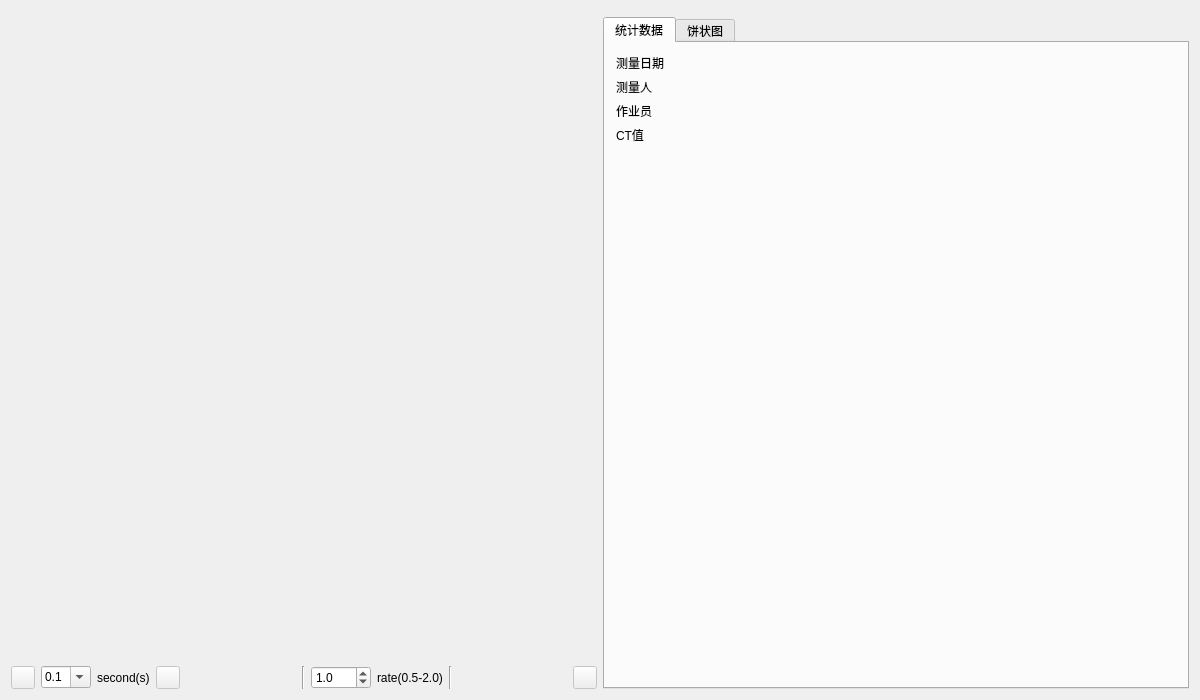
<?xml version="1.0" encoding="UTF-8"?>
<ui version="4.0">
 <class>VideoAnalysis</class>
 <widget class="VideoAnalysis" name="VideoAnalysis">
  <property name="geometry">
   <rect>
    <x>0</x>
    <y>0</y>
    <width>1200</width>
    <height>700</height>
   </rect>
  </property>
  <layout class="QVBoxLayout" name="verticalLayout_3">
   <item>
    <widget class="FormWidget" name="form" native="true"/>
   </item>
   <item>
    <layout class="QHBoxLayout" name="horizontalLayout_4">
     <item>
      <layout class="QVBoxLayout" name="verticalLayout" stretch="1,0">
       <property name="spacing">
        <number>1</number>
       </property>
       <item>
        <widget class="video_widget" name="video_player" native="true"/>
       </item>
       <item>
        <layout class="QHBoxLayout" name="horizontalLayout">
         <property name="sizeConstraint">
          <enum>QLayout::SetMinimumSize</enum>
         </property>
         <item>
          <widget class="QToolButton" name="button_sec_backward">
           <property name="enabled">
            <bool>false</bool>
           </property>
           <property name="text">
            <string/>
           </property>
           <property name="checkable">
            <bool>false</bool>
           </property>
          </widget>
         </item>
         <item>
          <widget class="QComboBox" name="combo_second">
           <property name="sizePolicy">
            <sizepolicy hsizetype="MinimumExpanding" vsizetype="Fixed">
             <horstretch>0</horstretch>
             <verstretch>0</verstretch>
            </sizepolicy>
           </property>
           <property name="maximumSize">
            <size>
             <width>50</width>
             <height>16777215</height>
            </size>
           </property>
           <property name="editable">
            <bool>true</bool>
           </property>
           <item>
            <property name="text">
             <string>0.1</string>
            </property>
           </item>
           <item>
            <property name="text">
             <string>1</string>
            </property>
           </item>
           <item>
            <property name="text">
             <string>10</string>
            </property>
           </item>
          </widget>
         </item>
         <item>
          <widget class="QLabel" name="label">
           <property name="maximumSize">
            <size>
             <width>80</width>
             <height>16777215</height>
            </size>
           </property>
           <property name="text">
            <string>second(s)</string>
           </property>
          </widget>
         </item>
         <item>
          <widget class="QToolButton" name="button_sec_forward">
           <property name="enabled">
            <bool>false</bool>
           </property>
           <property name="toolTip">
            <string>&lt;html&gt;&lt;head/&gt;&lt;body&gt;&lt;p&gt;&lt;br/&gt;&lt;/p&gt;&lt;/body&gt;&lt;/html&gt;</string>
           </property>
           <property name="text">
            <string/>
           </property>
          </widget>
         </item>
         <item>
          <spacer name="horizontalSpacer">
           <property name="orientation">
            <enum>Qt::Horizontal</enum>
           </property>
           <property name="sizeHint" stdset="0">
            <size>
             <width>40</width>
             <height>20</height>
            </size>
           </property>
          </spacer>
         </item>
         <item>
          <widget class="Line" name="line_6">
           <property name="orientation">
            <enum>Qt::Vertical</enum>
           </property>
          </widget>
         </item>
         <item>
          <widget class="QDoubleSpinBox" name="spinbox_rate">
           <property name="minimumSize">
            <size>
             <width>60</width>
             <height>0</height>
            </size>
           </property>
           <property name="maximumSize">
            <size>
             <width>60</width>
             <height>16777215</height>
            </size>
           </property>
           <property name="decimals">
            <number>1</number>
           </property>
           <property name="minimum">
            <double>0.500000000000000</double>
           </property>
           <property name="maximum">
            <double>2.000000000000000</double>
           </property>
           <property name="singleStep">
            <double>0.100000000000000</double>
           </property>
           <property name="value">
            <double>1.000000000000000</double>
           </property>
          </widget>
         </item>
         <item>
          <widget class="QLabel" name="label_2">
           <property name="text">
            <string>rate(0.5-2.0)</string>
           </property>
          </widget>
         </item>
         <item>
          <widget class="Line" name="line">
           <property name="orientation">
            <enum>Qt::Vertical</enum>
           </property>
          </widget>
         </item>
         <item>
          <spacer name="horizontalSpacer_6">
           <property name="orientation">
            <enum>Qt::Horizontal</enum>
           </property>
           <property name="sizeHint" stdset="0">
            <size>
             <width>40</width>
             <height>20</height>
            </size>
           </property>
          </spacer>
         </item>
         <item>
          <widget class="QToolButton" name="button_mark">
           <property name="enabled">
            <bool>false</bool>
           </property>
           <property name="toolTip">
            <string>&lt;html&gt;&lt;head/&gt;&lt;body&gt;&lt;p&gt;标记(Ctrl + M)&lt;/p&gt;&lt;/body&gt;&lt;/html&gt;</string>
           </property>
           <property name="styleSheet">
            <string notr="true"/>
           </property>
           <property name="text">
            <string/>
           </property>
           <property name="icon">
            <iconset>
             <normaloff>../icon/mark.png</normaloff>../icon/mark.png</iconset>
           </property>
          </widget>
         </item>
        </layout>
       </item>
      </layout>
     </item>
     <item>
      <widget class="QTabWidget" name="chart">
       <property name="currentIndex">
        <number>0</number>
       </property>
       <widget class="QWidget" name="stats">
        <attribute name="title">
         <string>统计数据</string>
        </attribute>
        <layout class="QVBoxLayout" name="verticalLayout_2">
         <item>
          <layout class="QHBoxLayout" name="horizontalLayout_2">
           <item>
            <layout class="QGridLayout" name="gridLayout">
             <item row="0" column="0">
              <widget class="QLabel" name="label_5">
               <property name="minimumSize">
                <size>
                 <width>65</width>
                 <height>0</height>
                </size>
               </property>
               <property name="text">
                <string>测量日期</string>
               </property>
              </widget>
             </item>
             <item row="0" column="1">
              <widget class="QLabel" name="measure_date">
               <property name="minimumSize">
                <size>
                 <width>80</width>
                 <height>0</height>
                </size>
               </property>
               <property name="text">
                <string/>
               </property>
              </widget>
             </item>
             <item row="1" column="0">
              <widget class="QLabel" name="label_7">
               <property name="minimumSize">
                <size>
                 <width>65</width>
                 <height>0</height>
                </size>
               </property>
               <property name="text">
                <string>测量人</string>
               </property>
              </widget>
             </item>
             <item row="1" column="1">
              <widget class="QLabel" name="measure_man">
               <property name="minimumSize">
                <size>
                 <width>80</width>
                 <height>0</height>
                </size>
               </property>
               <property name="text">
                <string/>
               </property>
              </widget>
             </item>
             <item row="2" column="0">
              <widget class="QLabel" name="label_9">
               <property name="minimumSize">
                <size>
                 <width>65</width>
                 <height>0</height>
                </size>
               </property>
               <property name="text">
                <string>作业员</string>
               </property>
              </widget>
             </item>
             <item row="2" column="1">
              <widget class="QLabel" name="task_man">
               <property name="minimumSize">
                <size>
                 <width>80</width>
                 <height>0</height>
                </size>
               </property>
               <property name="text">
                <string/>
               </property>
              </widget>
             </item>
             <item row="3" column="0">
              <widget class="QLabel" name="label_10">
               <property name="minimumSize">
                <size>
                 <width>65</width>
                 <height>0</height>
                </size>
               </property>
               <property name="text">
                <string>CT值</string>
               </property>
              </widget>
             </item>
             <item row="3" column="1">
              <widget class="QLabel" name="ct_value">
               <property name="minimumSize">
                <size>
                 <width>80</width>
                 <height>0</height>
                </size>
               </property>
               <property name="text">
                <string/>
               </property>
              </widget>
             </item>
            </layout>
           </item>
           <item>
            <spacer name="horizontalSpacer_2">
             <property name="orientation">
              <enum>Qt::Horizontal</enum>
             </property>
             <property name="sizeHint" stdset="0">
              <size>
               <width>13</width>
               <height>73</height>
              </size>
             </property>
            </spacer>
           </item>
          </layout>
         </item>
         <item>
          <spacer name="verticalSpacer">
           <property name="orientation">
            <enum>Qt::Vertical</enum>
           </property>
           <property name="sizeHint" stdset="0">
            <size>
             <width>20</width>
             <height>166</height>
            </size>
           </property>
          </spacer>
         </item>
        </layout>
       </widget>
       <widget class="QWidget" name="pie">
        <attribute name="title">
         <string>饼状图</string>
        </attribute>
        <layout class="QHBoxLayout" name="horizontalLayout_3" stretch="7,10">
         <property name="spacing">
          <number>0</number>
         </property>
         <property name="leftMargin">
          <number>0</number>
         </property>
         <property name="topMargin">
          <number>0</number>
         </property>
         <property name="rightMargin">
          <number>0</number>
         </property>
         <property name="bottomMargin">
          <number>0</number>
         </property>
         <item>
          <widget class="QtCharts::QChartView" name="efficiency_view"/>
         </item>
         <item>
          <widget class="QtCharts::QChartView" name="operation_type_view"/>
         </item>
        </layout>
       </widget>
      </widget>
     </item>
    </layout>
   </item>
  </layout>
 </widget>
 <layoutdefault spacing="6" margin="11"/>
 <customwidgets>
  <customwidget>
   <class>video_widget</class>
   <extends>QWidget</extends>
   <header>video/video_widget.h</header>
   <container>1</container>
  </customwidget>
  <customwidget>
   <class>VideoAnalysis</class>
   <extends>QWidget</extends>
   <header>video/VideoAnalysis.h</header>
   <container>1</container>
  </customwidget>
  <customwidget>
   <class>FormWidget</class>
   <extends>QWidget</extends>
   <header>video/FormWidget.h</header>
   <container>1</container>
  </customwidget>
  <customwidget>
   <class>QtCharts::QChartView</class>
   <extends>QGraphicsView</extends>
   <header>QChartView.h</header>
  </customwidget>
 </customwidgets>
 <resources/>
 <connections/>
</ui>
